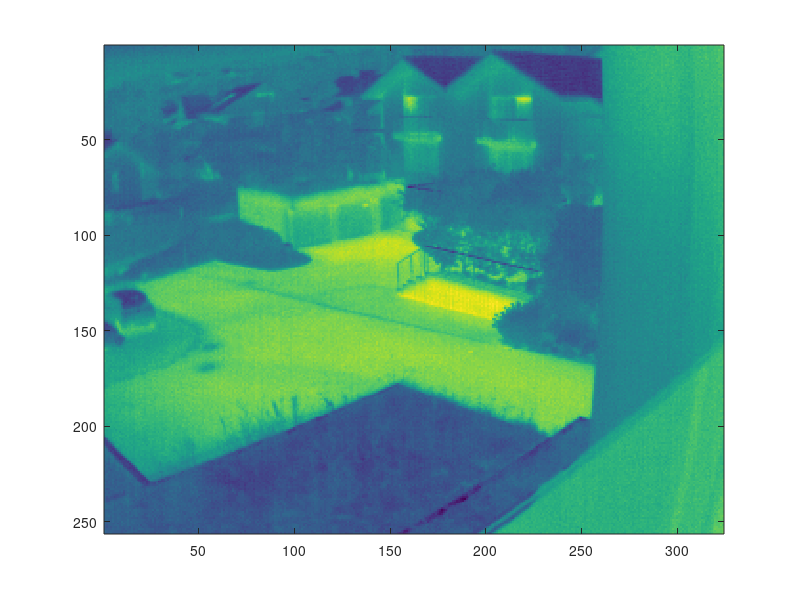

MATLAB code to generate this figure: (Note: this script raises an error after producing the figure.)
% clear; close all;
J=2; %number of decompositions to do
load('ims.mat');
% load('filter_coeffs.mat');
h=[1 1];
g=[1 -1];
g=g/norm(g); %need to be normalized to 1
h=h/norm(h);
g=[0 g];
h=[0 h];
figure(1); imagesc(img2);
img2=log(double(img2)+1e-18)/log(4);

%% Decomposition
imgo=zeros(J+1,4,size(img2,1),size(img2,2)); %#of dec,4quadrants,rows,cols
imgo(1,1,1:size(img2,1),1:size(img2,2))=img2;
for j=2:J+1 %decomposition 1-J with the initial index at 0
    imgo(j,:,:,:)=wd(imgo(j-1,1,:,:),g,h);
    g=[0 upsample(g(2:end),2)];
    h=[0 upsample(h(2:end),2)];
%     for i=1:4
%         temp=squeeze(imgo(j,i,4:end-4,4:end-4));
%         subplot(2,2,i);imagesc(temp);
%         title(sprintf('Quadrant %d',i));
%         colorbar;
%     end
%     pause()
end

imgo=adapThresh(imgo,0.3);
%    for i=1:4
%         temp=squeeze(imgo(j,i,4:end-4,4:end-4));
%         subplot(2,2,i);imagesc(temp);
%         title(sprintf('Quadrant %d',i));
%         colorbar;
%     end
%     pause()
% 
%% Reconstruction
g=wshift(1,fliplr(g),2^J-2); 
h=wshift(1,fliplr(h),2^J-2);
out=zeros(size(img2));
for j=J+1:-1:2
    out=wrec(imgo(j,:,:,:),g,h);
    imgo(j-1,1,:,:)=out;
    g=[0 downsample(g(2:end),2)];
    h=[0 downsample(h(2:end),2)];
end
out=4.^out;
figure(2); imagesc((out));
% figure(2); imagesc((out(12:end-4,10:end-4)));
% caxis([0.994 1.001]);

    






%% Compare
% pause()
% [C,S]=wavedec2(img2,j-1,'db2');
% [H1,V1,D1] = detcoef2('all',C,S,1);
% A1 = appcoef2(C,S,'db2',1);
% 
% subplot(2,2,1); imagesc(A1); colorbar;
% subplot(2,2,2); imagesc(H1);colorbar;
% subplot(2,2,3); imagesc(V1);colorbar;
% subplot(2,2,4); imagesc(D1);colorbar;
